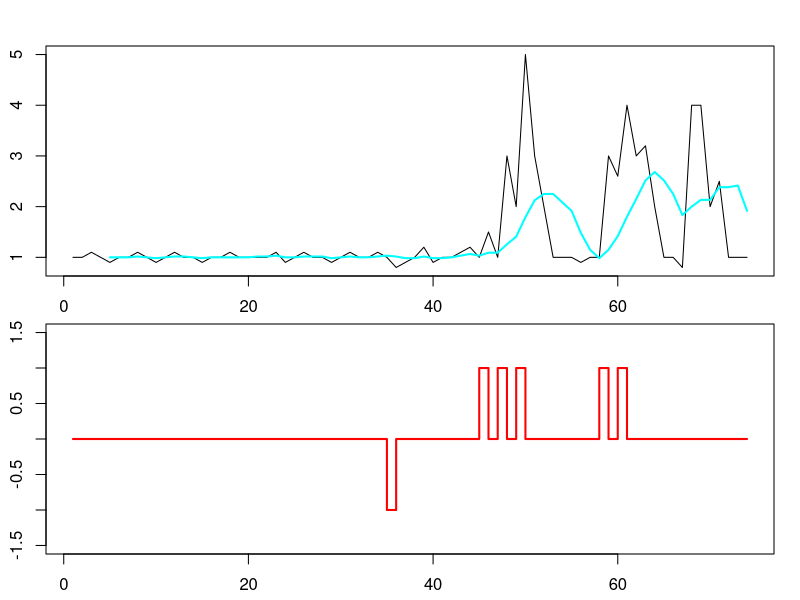

Here is the R script that generated this plot:
ThresholdingAlgo <- function(y,lag,threshold,influence) {
  signals <- rep(0,length(y))
  filteredY <- y[0:lag]
  avgFilter <- NULL
  stdFilter <- NULL
  avgFilter[lag] <- mean(y[0:lag])
  stdFilter[lag] <- sd(y[0:lag])
  for (i in (lag+1):length(y)){
    if (abs(y[i]-avgFilter[i-1]) > threshold*stdFilter[i-1]) {
      if (y[i] > avgFilter[i-1]) {
        signals[i] <- 1;
      } else {
        signals[i] <- -1;
      }
      filteredY[i] <- influence*y[i]+(1-influence)*filteredY[i-1]
    } else {
      signals[i] <- 0
      filteredY[i] <- y[i]
    }
    avgFilter[i] <- mean(filteredY[(i-lag):i])
    stdFilter[i] <- sd(filteredY[(i-lag):i])
  }
  return(list("signals"=signals,"avgFilter"=avgFilter,"stdFilter"=stdFilter))
}

# Data
y <- c(1,1,1.1,1,0.9,1,1,1.1,1,0.9,1,1.1,1,1,0.9,1,1,1.1,1,1,1,1,1.1,0.9,1,1.1,1,1,0.9,
       1,1.1,1,1,1.1,1,0.8,0.9,1,1.2,0.9,1,1,1.1,1.2,1,1.5,1,3,2,5,3,2,1,1,1,0.9,1,1,3,
       2.6,4,3,3.2,2,1,1,0.8,4,4,2,2.5,1,1,1)

lag       <- 5
threshold <- 3.5
influence <- 0.5

# Run algo with lag = 30, threshold = 5, influence = 0
result <- ThresholdingAlgo(y,lag,threshold,influence)

# Plot result
par(mfrow = c(2,1),oma = c(2,2,0,0) + 0.1,mar = c(0,0,2,1) + 0.2)
plot(1:length(y),y,type="l",ylab="",xlab="") 
lines(1:length(y),result$avgFilter,type="l",col="cyan",lwd=2)
#lines(1:length(y),result$avgFilter+threshold*result$stdFilter,type="l",col="green",lwd=2)
#lines(1:length(y),result$avgFilter-threshold*result$stdFilter,type="l",col="green",lwd=2)
plot(result$signals,type="S",col="red",ylab="",xlab="",ylim=c(-1.5,1.5),lwd=2)